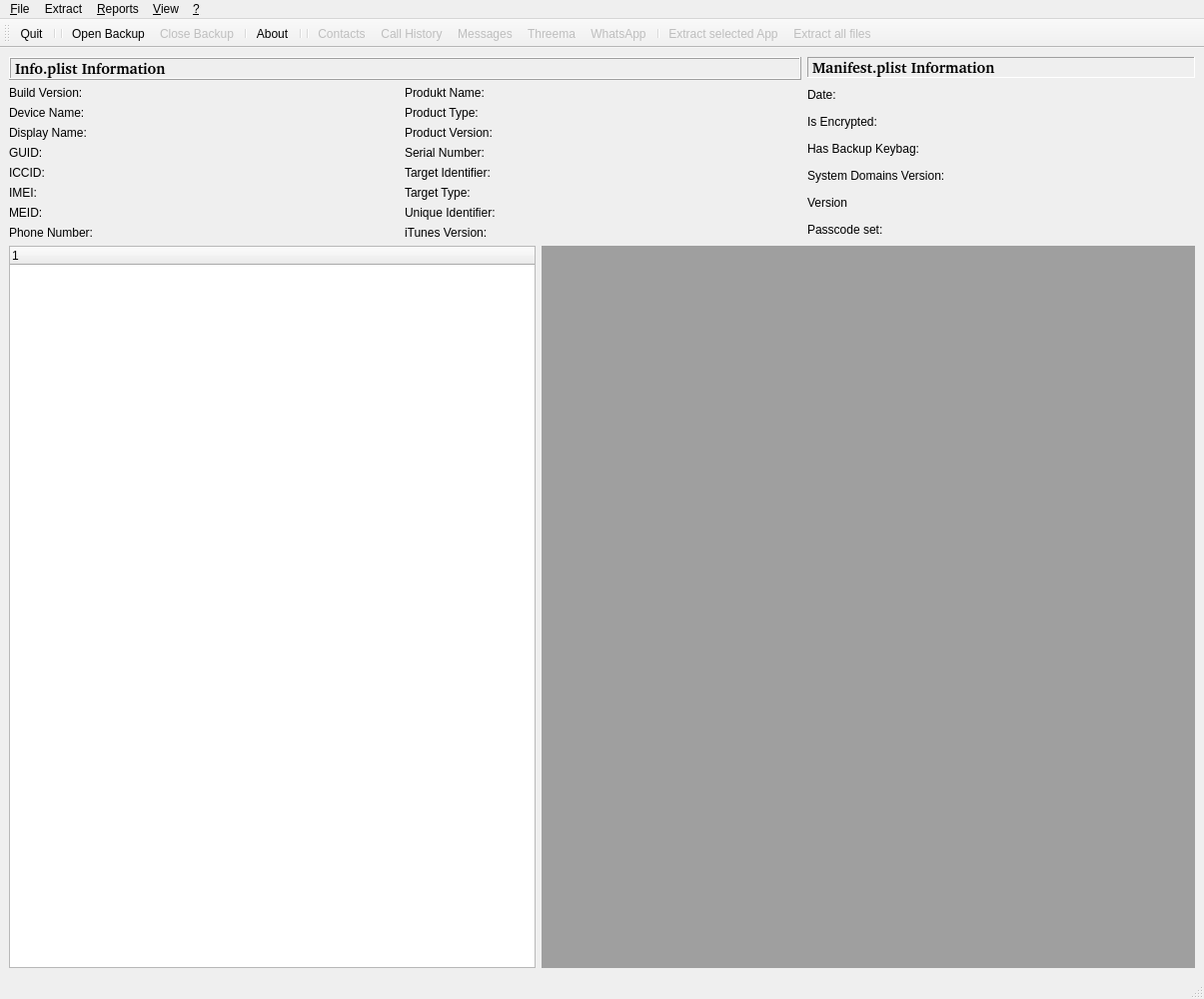
<?xml version="1.0" encoding="UTF-8"?>
<ui version="4.0">
 <class>MainWindow</class>
 <widget class="QMainWindow" name="MainWindow">
  <property name="geometry">
   <rect>
    <x>0</x>
    <y>0</y>
    <width>1205</width>
    <height>1000</height>
   </rect>
  </property>
  <property name="sizePolicy">
   <sizepolicy hsizetype="Maximum" vsizetype="Preferred">
    <horstretch>0</horstretch>
    <verstretch>0</verstretch>
   </sizepolicy>
  </property>
  <property name="minimumSize">
   <size>
    <width>1100</width>
    <height>1000</height>
   </size>
  </property>
  <property name="windowTitle">
   <string>iOS Backup Examiner</string>
  </property>
  <property name="windowIcon">
   <iconset resource="../iosbackupexaminer2.qrc">
    <normaloff>:/Images/data/img/apple.png</normaloff>:/Images/data/img/apple.png</iconset>
  </property>
  <widget class="QWidget" name="centralwidget">
   <property name="enabled">
    <bool>true</bool>
   </property>
   <property name="sizePolicy">
    <sizepolicy hsizetype="MinimumExpanding" vsizetype="MinimumExpanding">
     <horstretch>1</horstretch>
     <verstretch>0</verstretch>
    </sizepolicy>
   </property>
   <property name="sizeIncrement">
    <size>
     <width>0</width>
     <height>0</height>
    </size>
   </property>
   <layout class="QGridLayout" name="gridLayout">
    <item row="0" column="0" colspan="3">
     <layout class="QHBoxLayout" name="horizontalLayout_9">
      <item>
       <layout class="QGridLayout" name="gridLayoutInfoView">
        <property name="sizeConstraint">
         <enum>QLayout::SetNoConstraint</enum>
        </property>
        <item row="7" column="2">
         <widget class="QLabel" name="label_15">
          <property name="sizePolicy">
           <sizepolicy hsizetype="Fixed" vsizetype="Preferred">
            <horstretch>0</horstretch>
            <verstretch>0</verstretch>
           </sizepolicy>
          </property>
          <property name="text">
           <string>Unique Identifier:</string>
          </property>
         </widget>
        </item>
        <item row="6" column="1">
         <widget class="QLabel" name="lblIMEI">
          <property name="sizePolicy">
           <sizepolicy hsizetype="Fixed" vsizetype="Preferred">
            <horstretch>0</horstretch>
            <verstretch>0</verstretch>
           </sizepolicy>
          </property>
          <property name="minimumSize">
           <size>
            <width>300</width>
            <height>0</height>
           </size>
          </property>
          <property name="frameShape">
           <enum>QFrame::NoFrame</enum>
          </property>
          <property name="frameShadow">
           <enum>QFrame::Plain</enum>
          </property>
          <property name="text">
           <string/>
          </property>
         </widget>
        </item>
        <item row="4" column="2">
         <widget class="QLabel" name="label_13">
          <property name="sizePolicy">
           <sizepolicy hsizetype="Fixed" vsizetype="Preferred">
            <horstretch>0</horstretch>
            <verstretch>0</verstretch>
           </sizepolicy>
          </property>
          <property name="text">
           <string>Serial Number:</string>
          </property>
         </widget>
        </item>
        <item row="8" column="2">
         <widget class="QLabel" name="label_16">
          <property name="sizePolicy">
           <sizepolicy hsizetype="Fixed" vsizetype="Preferred">
            <horstretch>0</horstretch>
            <verstretch>0</verstretch>
           </sizepolicy>
          </property>
          <property name="text">
           <string>iTunes Version:</string>
          </property>
         </widget>
        </item>
        <item row="3" column="3">
         <widget class="QLabel" name="lblProductVersion">
          <property name="sizePolicy">
           <sizepolicy hsizetype="Fixed" vsizetype="Preferred">
            <horstretch>0</horstretch>
            <verstretch>0</verstretch>
           </sizepolicy>
          </property>
          <property name="minimumSize">
           <size>
            <width>300</width>
            <height>0</height>
           </size>
          </property>
          <property name="frameShape">
           <enum>QFrame::NoFrame</enum>
          </property>
          <property name="frameShadow">
           <enum>QFrame::Plain</enum>
          </property>
          <property name="text">
           <string/>
          </property>
         </widget>
        </item>
        <item row="2" column="3">
         <widget class="QLabel" name="lblProductType">
          <property name="sizePolicy">
           <sizepolicy hsizetype="Fixed" vsizetype="Preferred">
            <horstretch>0</horstretch>
            <verstretch>0</verstretch>
           </sizepolicy>
          </property>
          <property name="minimumSize">
           <size>
            <width>300</width>
            <height>0</height>
           </size>
          </property>
          <property name="frameShape">
           <enum>QFrame::NoFrame</enum>
          </property>
          <property name="frameShadow">
           <enum>QFrame::Plain</enum>
          </property>
          <property name="text">
           <string/>
          </property>
         </widget>
        </item>
        <item row="2" column="2">
         <widget class="QLabel" name="label_11">
          <property name="sizePolicy">
           <sizepolicy hsizetype="Fixed" vsizetype="Preferred">
            <horstretch>0</horstretch>
            <verstretch>0</verstretch>
           </sizepolicy>
          </property>
          <property name="text">
           <string>Product Type:</string>
          </property>
         </widget>
        </item>
        <item row="3" column="2">
         <widget class="QLabel" name="label_12">
          <property name="sizePolicy">
           <sizepolicy hsizetype="Fixed" vsizetype="Preferred">
            <horstretch>0</horstretch>
            <verstretch>0</verstretch>
           </sizepolicy>
          </property>
          <property name="text">
           <string>Product Version:</string>
          </property>
         </widget>
        </item>
        <item row="7" column="0">
         <widget class="QLabel" name="label_8">
          <property name="sizePolicy">
           <sizepolicy hsizetype="Maximum" vsizetype="Preferred">
            <horstretch>0</horstretch>
            <verstretch>0</verstretch>
           </sizepolicy>
          </property>
          <property name="text">
           <string>MEID:</string>
          </property>
         </widget>
        </item>
        <item row="1" column="2">
         <widget class="QLabel" name="label_10">
          <property name="sizePolicy">
           <sizepolicy hsizetype="Fixed" vsizetype="Preferred">
            <horstretch>0</horstretch>
            <verstretch>0</verstretch>
           </sizepolicy>
          </property>
          <property name="text">
           <string>Produkt Name:</string>
          </property>
         </widget>
        </item>
        <item row="3" column="1">
         <widget class="QLabel" name="lblDisplayName">
          <property name="sizePolicy">
           <sizepolicy hsizetype="Fixed" vsizetype="Preferred">
            <horstretch>0</horstretch>
            <verstretch>0</verstretch>
           </sizepolicy>
          </property>
          <property name="minimumSize">
           <size>
            <width>300</width>
            <height>0</height>
           </size>
          </property>
          <property name="frameShape">
           <enum>QFrame::NoFrame</enum>
          </property>
          <property name="frameShadow">
           <enum>QFrame::Plain</enum>
          </property>
          <property name="text">
           <string/>
          </property>
         </widget>
        </item>
        <item row="4" column="1">
         <widget class="QLabel" name="lblGUID">
          <property name="sizePolicy">
           <sizepolicy hsizetype="Fixed" vsizetype="Preferred">
            <horstretch>0</horstretch>
            <verstretch>0</verstretch>
           </sizepolicy>
          </property>
          <property name="minimumSize">
           <size>
            <width>300</width>
            <height>0</height>
           </size>
          </property>
          <property name="frameShape">
           <enum>QFrame::NoFrame</enum>
          </property>
          <property name="frameShadow">
           <enum>QFrame::Plain</enum>
          </property>
          <property name="text">
           <string/>
          </property>
         </widget>
        </item>
        <item row="5" column="0">
         <widget class="QLabel" name="label_6">
          <property name="sizePolicy">
           <sizepolicy hsizetype="Maximum" vsizetype="Preferred">
            <horstretch>0</horstretch>
            <verstretch>0</verstretch>
           </sizepolicy>
          </property>
          <property name="text">
           <string>ICCID:</string>
          </property>
         </widget>
        </item>
        <item row="4" column="0">
         <widget class="QLabel" name="label_5">
          <property name="sizePolicy">
           <sizepolicy hsizetype="Maximum" vsizetype="Preferred">
            <horstretch>0</horstretch>
            <verstretch>0</verstretch>
           </sizepolicy>
          </property>
          <property name="text">
           <string>GUID:</string>
          </property>
         </widget>
        </item>
        <item row="7" column="3">
         <widget class="QLabel" name="lblUniqueIdentifier">
          <property name="sizePolicy">
           <sizepolicy hsizetype="Fixed" vsizetype="Preferred">
            <horstretch>0</horstretch>
            <verstretch>0</verstretch>
           </sizepolicy>
          </property>
          <property name="minimumSize">
           <size>
            <width>300</width>
            <height>0</height>
           </size>
          </property>
          <property name="frameShape">
           <enum>QFrame::NoFrame</enum>
          </property>
          <property name="frameShadow">
           <enum>QFrame::Plain</enum>
          </property>
          <property name="text">
           <string/>
          </property>
         </widget>
        </item>
        <item row="6" column="0">
         <widget class="QLabel" name="label_7">
          <property name="sizePolicy">
           <sizepolicy hsizetype="Maximum" vsizetype="Preferred">
            <horstretch>0</horstretch>
            <verstretch>0</verstretch>
           </sizepolicy>
          </property>
          <property name="text">
           <string>IMEI:</string>
          </property>
         </widget>
        </item>
        <item row="4" column="3">
         <widget class="QLabel" name="lblSerialNumber">
          <property name="sizePolicy">
           <sizepolicy hsizetype="Fixed" vsizetype="Preferred">
            <horstretch>0</horstretch>
            <verstretch>0</verstretch>
           </sizepolicy>
          </property>
          <property name="minimumSize">
           <size>
            <width>300</width>
            <height>0</height>
           </size>
          </property>
          <property name="frameShape">
           <enum>QFrame::NoFrame</enum>
          </property>
          <property name="frameShadow">
           <enum>QFrame::Plain</enum>
          </property>
          <property name="text">
           <string/>
          </property>
         </widget>
        </item>
        <item row="6" column="2">
         <widget class="QLabel" name="label_14">
          <property name="sizePolicy">
           <sizepolicy hsizetype="Fixed" vsizetype="Preferred">
            <horstretch>0</horstretch>
            <verstretch>0</verstretch>
           </sizepolicy>
          </property>
          <property name="text">
           <string>Target Type:</string>
          </property>
         </widget>
        </item>
        <item row="1" column="1">
         <widget class="QLabel" name="lblBuildVersion">
          <property name="sizePolicy">
           <sizepolicy hsizetype="Fixed" vsizetype="Preferred">
            <horstretch>0</horstretch>
            <verstretch>0</verstretch>
           </sizepolicy>
          </property>
          <property name="minimumSize">
           <size>
            <width>300</width>
            <height>0</height>
           </size>
          </property>
          <property name="frameShape">
           <enum>QFrame::NoFrame</enum>
          </property>
          <property name="frameShadow">
           <enum>QFrame::Plain</enum>
          </property>
          <property name="text">
           <string/>
          </property>
         </widget>
        </item>
        <item row="0" column="0" colspan="4">
         <widget class="QLabel" name="label_17">
          <property name="sizePolicy">
           <sizepolicy hsizetype="Preferred" vsizetype="Preferred">
            <horstretch>0</horstretch>
            <verstretch>0</verstretch>
           </sizepolicy>
          </property>
          <property name="font">
           <font>
            <family>Noto Sans [unknown]</family>
            <pointsize>11</pointsize>
            <weight>75</weight>
            <bold>true</bold>
           </font>
          </property>
          <property name="frameShape">
           <enum>QFrame::Box</enum>
          </property>
          <property name="frameShadow">
           <enum>QFrame::Raised</enum>
          </property>
          <property name="text">
           <string>Info.plist Information</string>
          </property>
         </widget>
        </item>
        <item row="5" column="3">
         <widget class="QLabel" name="lblTargetIdentifier">
          <property name="sizePolicy">
           <sizepolicy hsizetype="Fixed" vsizetype="Preferred">
            <horstretch>0</horstretch>
            <verstretch>0</verstretch>
           </sizepolicy>
          </property>
          <property name="minimumSize">
           <size>
            <width>300</width>
            <height>0</height>
           </size>
          </property>
          <property name="frameShape">
           <enum>QFrame::NoFrame</enum>
          </property>
          <property name="frameShadow">
           <enum>QFrame::Plain</enum>
          </property>
          <property name="text">
           <string/>
          </property>
         </widget>
        </item>
        <item row="1" column="3">
         <widget class="QLabel" name="lblProductName">
          <property name="sizePolicy">
           <sizepolicy hsizetype="Fixed" vsizetype="Preferred">
            <horstretch>0</horstretch>
            <verstretch>0</verstretch>
           </sizepolicy>
          </property>
          <property name="minimumSize">
           <size>
            <width>300</width>
            <height>0</height>
           </size>
          </property>
          <property name="frameShape">
           <enum>QFrame::NoFrame</enum>
          </property>
          <property name="frameShadow">
           <enum>QFrame::Plain</enum>
          </property>
          <property name="text">
           <string/>
          </property>
         </widget>
        </item>
        <item row="7" column="1">
         <widget class="QLabel" name="lblMEID">
          <property name="sizePolicy">
           <sizepolicy hsizetype="Fixed" vsizetype="Preferred">
            <horstretch>0</horstretch>
            <verstretch>0</verstretch>
           </sizepolicy>
          </property>
          <property name="minimumSize">
           <size>
            <width>300</width>
            <height>0</height>
           </size>
          </property>
          <property name="frameShape">
           <enum>QFrame::NoFrame</enum>
          </property>
          <property name="frameShadow">
           <enum>QFrame::Plain</enum>
          </property>
          <property name="text">
           <string/>
          </property>
         </widget>
        </item>
        <item row="8" column="3">
         <widget class="QLabel" name="lbliTunesVersion">
          <property name="sizePolicy">
           <sizepolicy hsizetype="Fixed" vsizetype="Fixed">
            <horstretch>0</horstretch>
            <verstretch>0</verstretch>
           </sizepolicy>
          </property>
          <property name="minimumSize">
           <size>
            <width>300</width>
            <height>0</height>
           </size>
          </property>
          <property name="frameShape">
           <enum>QFrame::NoFrame</enum>
          </property>
          <property name="frameShadow">
           <enum>QFrame::Plain</enum>
          </property>
          <property name="text">
           <string/>
          </property>
         </widget>
        </item>
        <item row="3" column="0">
         <widget class="QLabel" name="label_2">
          <property name="sizePolicy">
           <sizepolicy hsizetype="Fixed" vsizetype="Preferred">
            <horstretch>0</horstretch>
            <verstretch>0</verstretch>
           </sizepolicy>
          </property>
          <property name="text">
           <string>Display Name:</string>
          </property>
         </widget>
        </item>
        <item row="2" column="0">
         <widget class="QLabel" name="label_3">
          <property name="sizePolicy">
           <sizepolicy hsizetype="Fixed" vsizetype="Preferred">
            <horstretch>0</horstretch>
            <verstretch>0</verstretch>
           </sizepolicy>
          </property>
          <property name="text">
           <string>Device Name:</string>
          </property>
         </widget>
        </item>
        <item row="2" column="1">
         <widget class="QLabel" name="lblDeviceName">
          <property name="sizePolicy">
           <sizepolicy hsizetype="Fixed" vsizetype="Preferred">
            <horstretch>0</horstretch>
            <verstretch>0</verstretch>
           </sizepolicy>
          </property>
          <property name="minimumSize">
           <size>
            <width>300</width>
            <height>0</height>
           </size>
          </property>
          <property name="frameShape">
           <enum>QFrame::NoFrame</enum>
          </property>
          <property name="frameShadow">
           <enum>QFrame::Plain</enum>
          </property>
          <property name="text">
           <string/>
          </property>
         </widget>
        </item>
        <item row="8" column="1">
         <widget class="QLabel" name="lblPhoneNumber">
          <property name="sizePolicy">
           <sizepolicy hsizetype="Fixed" vsizetype="Preferred">
            <horstretch>0</horstretch>
            <verstretch>0</verstretch>
           </sizepolicy>
          </property>
          <property name="minimumSize">
           <size>
            <width>300</width>
            <height>0</height>
           </size>
          </property>
          <property name="frameShape">
           <enum>QFrame::NoFrame</enum>
          </property>
          <property name="frameShadow">
           <enum>QFrame::Plain</enum>
          </property>
          <property name="text">
           <string/>
          </property>
         </widget>
        </item>
        <item row="6" column="3">
         <widget class="QLabel" name="lblTargetType">
          <property name="sizePolicy">
           <sizepolicy hsizetype="Fixed" vsizetype="Preferred">
            <horstretch>0</horstretch>
            <verstretch>0</verstretch>
           </sizepolicy>
          </property>
          <property name="minimumSize">
           <size>
            <width>300</width>
            <height>0</height>
           </size>
          </property>
          <property name="frameShape">
           <enum>QFrame::NoFrame</enum>
          </property>
          <property name="frameShadow">
           <enum>QFrame::Plain</enum>
          </property>
          <property name="text">
           <string/>
          </property>
         </widget>
        </item>
        <item row="5" column="1">
         <widget class="QLabel" name="lblICCID">
          <property name="sizePolicy">
           <sizepolicy hsizetype="Fixed" vsizetype="Preferred">
            <horstretch>0</horstretch>
            <verstretch>0</verstretch>
           </sizepolicy>
          </property>
          <property name="minimumSize">
           <size>
            <width>300</width>
            <height>0</height>
           </size>
          </property>
          <property name="frameShape">
           <enum>QFrame::NoFrame</enum>
          </property>
          <property name="frameShadow">
           <enum>QFrame::Plain</enum>
          </property>
          <property name="text">
           <string/>
          </property>
         </widget>
        </item>
        <item row="5" column="2">
         <widget class="QLabel" name="label">
          <property name="sizePolicy">
           <sizepolicy hsizetype="Fixed" vsizetype="Preferred">
            <horstretch>0</horstretch>
            <verstretch>0</verstretch>
           </sizepolicy>
          </property>
          <property name="text">
           <string>Target Identifier:</string>
          </property>
         </widget>
        </item>
        <item row="1" column="0">
         <widget class="QLabel" name="label_4">
          <property name="sizePolicy">
           <sizepolicy hsizetype="Preferred" vsizetype="Preferred">
            <horstretch>0</horstretch>
            <verstretch>0</verstretch>
           </sizepolicy>
          </property>
          <property name="text">
           <string>Build Version:</string>
          </property>
         </widget>
        </item>
        <item row="8" column="0">
         <widget class="QLabel" name="label_9">
          <property name="sizePolicy">
           <sizepolicy hsizetype="Fixed" vsizetype="Preferred">
            <horstretch>0</horstretch>
            <verstretch>0</verstretch>
           </sizepolicy>
          </property>
          <property name="text">
           <string>Phone Number:</string>
          </property>
         </widget>
        </item>
       </layout>
      </item>
     </layout>
    </item>
    <item row="0" column="3" colspan="2">
     <layout class="QHBoxLayout" name="horizontalLayout_8">
      <item>
       <layout class="QGridLayout" name="gridLayoutManifestView">
        <item row="5" column="1">
         <widget class="QLabel" name="lblVersion">
          <property name="frameShape">
           <enum>QFrame::NoFrame</enum>
          </property>
          <property name="text">
           <string/>
          </property>
         </widget>
        </item>
        <item row="3" column="1">
         <widget class="QLabel" name="lblHasBackupKeybag">
          <property name="frameShape">
           <enum>QFrame::NoFrame</enum>
          </property>
          <property name="text">
           <string/>
          </property>
         </widget>
        </item>
        <item row="6" column="1">
         <widget class="QLabel" name="lblWasPasscodeSet">
          <property name="frameShape">
           <enum>QFrame::NoFrame</enum>
          </property>
          <property name="text">
           <string/>
          </property>
         </widget>
        </item>
        <item row="3" column="0">
         <widget class="QLabel" name="label_20">
          <property name="sizePolicy">
           <sizepolicy hsizetype="Maximum" vsizetype="Preferred">
            <horstretch>0</horstretch>
            <verstretch>0</verstretch>
           </sizepolicy>
          </property>
          <property name="text">
           <string>Has Backup Keybag:</string>
          </property>
         </widget>
        </item>
        <item row="6" column="0">
         <widget class="QLabel" name="label_23">
          <property name="sizePolicy">
           <sizepolicy hsizetype="Maximum" vsizetype="Preferred">
            <horstretch>0</horstretch>
            <verstretch>0</verstretch>
           </sizepolicy>
          </property>
          <property name="text">
           <string>Passcode set:</string>
          </property>
         </widget>
        </item>
        <item row="1" column="0">
         <widget class="QLabel" name="label_18">
          <property name="sizePolicy">
           <sizepolicy hsizetype="Maximum" vsizetype="Preferred">
            <horstretch>0</horstretch>
            <verstretch>0</verstretch>
           </sizepolicy>
          </property>
          <property name="text">
           <string>Date:</string>
          </property>
         </widget>
        </item>
        <item row="4" column="0">
         <widget class="QLabel" name="label_21">
          <property name="sizePolicy">
           <sizepolicy hsizetype="Maximum" vsizetype="Preferred">
            <horstretch>0</horstretch>
            <verstretch>0</verstretch>
           </sizepolicy>
          </property>
          <property name="text">
           <string>System Domains Version:</string>
          </property>
         </widget>
        </item>
        <item row="4" column="1">
         <widget class="QLabel" name="lblSystemDomainsVersion">
          <property name="frameShape">
           <enum>QFrame::NoFrame</enum>
          </property>
          <property name="text">
           <string/>
          </property>
         </widget>
        </item>
        <item row="1" column="1">
         <widget class="QLabel" name="lblDate">
          <property name="frameShape">
           <enum>QFrame::NoFrame</enum>
          </property>
          <property name="text">
           <string/>
          </property>
         </widget>
        </item>
        <item row="2" column="1">
         <widget class="QLabel" name="lblIsEncrypted">
          <property name="frameShape">
           <enum>QFrame::NoFrame</enum>
          </property>
          <property name="text">
           <string/>
          </property>
         </widget>
        </item>
        <item row="5" column="0">
         <widget class="QLabel" name="label_22">
          <property name="sizePolicy">
           <sizepolicy hsizetype="Maximum" vsizetype="Preferred">
            <horstretch>0</horstretch>
            <verstretch>0</verstretch>
           </sizepolicy>
          </property>
          <property name="text">
           <string>Version</string>
          </property>
         </widget>
        </item>
        <item row="2" column="0">
         <widget class="QLabel" name="label_19">
          <property name="sizePolicy">
           <sizepolicy hsizetype="Maximum" vsizetype="Preferred">
            <horstretch>0</horstretch>
            <verstretch>0</verstretch>
           </sizepolicy>
          </property>
          <property name="text">
           <string>Is Encrypted:</string>
          </property>
         </widget>
        </item>
        <item row="0" column="0" colspan="2">
         <widget class="QLabel" name="label_24">
          <property name="font">
           <font>
            <family>Noto Sans [unknown]</family>
            <pointsize>11</pointsize>
            <weight>75</weight>
            <bold>true</bold>
           </font>
          </property>
          <property name="frameShape">
           <enum>QFrame::Panel</enum>
          </property>
          <property name="frameShadow">
           <enum>QFrame::Sunken</enum>
          </property>
          <property name="text">
           <string>Manifest.plist Information</string>
          </property>
         </widget>
        </item>
       </layout>
      </item>
     </layout>
    </item>
    <item row="2" column="2" colspan="3">
     <widget class="QMdiArea" name="mdiArea">
      <property name="sizePolicy">
       <sizepolicy hsizetype="Minimum" vsizetype="Expanding">
        <horstretch>1</horstretch>
        <verstretch>0</verstretch>
       </sizepolicy>
      </property>
      <property name="minimumSize">
       <size>
        <width>0</width>
        <height>0</height>
       </size>
      </property>
      <property name="verticalScrollBarPolicy">
       <enum>Qt::ScrollBarAsNeeded</enum>
      </property>
      <property name="viewMode">
       <enum>QMdiArea::SubWindowView</enum>
      </property>
     </widget>
    </item>
    <item row="2" column="0" colspan="2">
     <widget class="QTreeWidget" name="treeViewDomains">
      <property name="sizePolicy">
       <sizepolicy hsizetype="Expanding" vsizetype="Expanding">
        <horstretch>0</horstretch>
        <verstretch>0</verstretch>
       </sizepolicy>
      </property>
      <column>
       <property name="text">
        <string notr="true">1</string>
       </property>
      </column>
     </widget>
    </item>
   </layout>
  </widget>
  <widget class="QStatusBar" name="statusbar"/>
  <widget class="QMenuBar" name="menuBar">
   <property name="geometry">
    <rect>
     <x>0</x>
     <y>0</y>
     <width>1205</width>
     <height>27</height>
    </rect>
   </property>
   <widget class="QMenu" name="menuFile">
    <property name="title">
     <string>&amp;File</string>
    </property>
    <widget class="QMenu" name="menuReopen">
     <property name="title">
      <string>Reopen...</string>
     </property>
     <addaction name="separatorMRUList"/>
    </widget>
    <addaction name="action_Preferences"/>
    <addaction name="separator"/>
    <addaction name="menuReopen"/>
    <addaction name="separator"/>
    <addaction name="action_OpenBackup"/>
    <addaction name="action_CloseBackup"/>
    <addaction name="separator"/>
    <addaction name="action_Quit"/>
    <addaction name="separator"/>
   </widget>
   <widget class="QMenu" name="menu_Reports">
    <property name="title">
     <string>&amp;Reports</string>
    </property>
   </widget>
   <widget class="QMenu" name="menu_View">
    <property name="cursor">
     <cursorShape>WhatsThisCursor</cursorShape>
    </property>
    <property name="layoutDirection">
     <enum>Qt::RightToLeft</enum>
    </property>
    <property name="title">
     <string>&amp;View</string>
    </property>
    <property name="separatorsCollapsible">
     <bool>false</bool>
    </property>
   </widget>
   <widget class="QMenu" name="menu">
    <property name="title">
     <string>&amp;?</string>
    </property>
    <addaction name="action_About"/>
   </widget>
   <widget class="QMenu" name="menuExtract">
    <property name="title">
     <string>Extract</string>
    </property>
    <addaction name="action_ExtractApp"/>
    <addaction name="action_ExtractAll"/>
   </widget>
   <addaction name="menuFile"/>
   <addaction name="menuExtract"/>
   <addaction name="menu_Reports"/>
   <addaction name="menu_View"/>
   <addaction name="menu"/>
  </widget>
  <widget class="QToolBar" name="toolBar">
   <property name="windowTitle">
    <string>toolBar</string>
   </property>
   <attribute name="toolBarArea">
    <enum>TopToolBarArea</enum>
   </attribute>
   <attribute name="toolBarBreak">
    <bool>false</bool>
   </attribute>
   <addaction name="action_Quit"/>
   <addaction name="separator"/>
   <addaction name="separator"/>
   <addaction name="action_OpenBackup"/>
   <addaction name="action_CloseBackup"/>
   <addaction name="separator"/>
   <addaction name="action_About"/>
   <addaction name="separator"/>
   <addaction name="separator"/>
   <addaction name="action_Contacts"/>
   <addaction name="action_CallHistory"/>
   <addaction name="action_Messages"/>
   <addaction name="action_Threema"/>
   <addaction name="action_WhatsApp"/>
   <addaction name="separator"/>
   <addaction name="action_ExtractApp"/>
   <addaction name="action_ExtractAll"/>
  </widget>
  <action name="action_OpenBackup">
   <property name="icon">
    <iconset resource="../iosbackupexaminer2.qrc">
     <normaloff>:/Images/data/img/open.png</normaloff>:/Images/data/img/open.png</iconset>
   </property>
   <property name="text">
    <string>&amp;Open Backup</string>
   </property>
   <property name="shortcut">
    <string>Ctrl+O</string>
   </property>
  </action>
  <action name="action_CloseBackup">
   <property name="enabled">
    <bool>false</bool>
   </property>
   <property name="icon">
    <iconset resource="../iosbackupexaminer2.qrc">
     <normaloff>:/Images/data/img/close.png</normaloff>:/Images/data/img/close.png</iconset>
   </property>
   <property name="text">
    <string>&amp;Close Backup</string>
   </property>
   <property name="shortcut">
    <string>Ctrl+W</string>
   </property>
  </action>
  <action name="action_Quit">
   <property name="icon">
    <iconset resource="../iosbackupexaminer2.qrc">
     <normaloff>:/Images/data/img/exit.png</normaloff>:/Images/data/img/exit.png</iconset>
   </property>
   <property name="text">
    <string>&amp;Quit</string>
   </property>
   <property name="shortcut">
    <string>Ctrl+Q</string>
   </property>
  </action>
  <action name="action_About">
   <property name="icon">
    <iconset resource="../iosbackupexaminer2.qrc">
     <normaloff>:/Images/data/img/about.png</normaloff>:/Images/data/img/about.png</iconset>
   </property>
   <property name="text">
    <string>&amp;About</string>
   </property>
   <property name="shortcut">
    <string>Ctrl+A</string>
   </property>
  </action>
  <action name="action_Preferences">
   <property name="text">
    <string>&amp;Preferences</string>
   </property>
   <property name="shortcut">
    <string>Ctrl+P</string>
   </property>
  </action>
  <action name="action_ExtractApp">
   <property name="enabled">
    <bool>false</bool>
   </property>
   <property name="icon">
    <iconset resource="../iosbackupexaminer2.qrc">
     <normaloff>:/Images/data/img/unzip_app.png</normaloff>:/Images/data/img/unzip_app.png</iconset>
   </property>
   <property name="text">
    <string>Extract selected App</string>
   </property>
  </action>
  <action name="action_ExtractAll">
   <property name="enabled">
    <bool>false</bool>
   </property>
   <property name="icon">
    <iconset resource="../iosbackupexaminer2.qrc">
     <normaloff>:/Images/data/img/unzip_all.png</normaloff>:/Images/data/img/unzip_all.png</iconset>
   </property>
   <property name="text">
    <string>Extract all files</string>
   </property>
  </action>
  <action name="action_Contacts">
   <property name="enabled">
    <bool>false</bool>
   </property>
   <property name="icon">
    <iconset resource="../iosbackupexaminer2.qrc">
     <normaloff>:/Images/data/img/contacts.png</normaloff>:/Images/data/img/contacts.png</iconset>
   </property>
   <property name="text">
    <string>Contacts</string>
   </property>
  </action>
  <action name="action_CallHistory">
   <property name="enabled">
    <bool>false</bool>
   </property>
   <property name="icon">
    <iconset resource="../iosbackupexaminer2.qrc">
     <normaloff>:/Images/data/img/callhistory.png</normaloff>:/Images/data/img/callhistory.png</iconset>
   </property>
   <property name="text">
    <string>Call History</string>
   </property>
  </action>
  <action name="action_Messages">
   <property name="enabled">
    <bool>false</bool>
   </property>
   <property name="icon">
    <iconset resource="../iosbackupexaminer2.qrc">
     <normaloff>:/Images/data/img/message.png</normaloff>:/Images/data/img/message.png</iconset>
   </property>
   <property name="text">
    <string>Messages</string>
   </property>
   <property name="toolTip">
    <string>Messages</string>
   </property>
  </action>
  <action name="action_Threema">
   <property name="enabled">
    <bool>false</bool>
   </property>
   <property name="icon">
    <iconset resource="../iosbackupexaminer2.qrc">
     <normaloff>:/Images/data/img/threema.jpg</normaloff>:/Images/data/img/threema.jpg</iconset>
   </property>
   <property name="text">
    <string>Threema</string>
   </property>
   <property name="toolTip">
    <string>Threema</string>
   </property>
  </action>
  <action name="action_WhatsApp">
   <property name="enabled">
    <bool>false</bool>
   </property>
   <property name="icon">
    <iconset resource="../iosbackupexaminer2.qrc">
     <normaloff>:/Images/data/img/whatsapp.png</normaloff>:/Images/data/img/whatsapp.png</iconset>
   </property>
   <property name="text">
    <string>WhatsApp</string>
   </property>
   <property name="toolTip">
    <string>WhatsApp</string>
   </property>
  </action>
  <action name="separatorMRUList">
   <property name="text">
    <string>separatorMRUList</string>
   </property>
  </action>
 </widget>
 <resources>
  <include location="../iosbackupexaminer2.qrc"/>
 </resources>
 <connections>
  <connection>
   <sender>action_Quit</sender>
   <signal>activated()</signal>
   <receiver>MainWindow</receiver>
   <slot>close()</slot>
   <hints>
    <hint type="sourcelabel">
     <x>-1</x>
     <y>-1</y>
    </hint>
    <hint type="destinationlabel">
     <x>680</x>
     <y>749</y>
    </hint>
   </hints>
  </connection>
  <connection>
   <sender>action_About</sender>
   <signal>activated()</signal>
   <receiver>MainWindow</receiver>
   <slot>displayAbout()</slot>
   <hints>
    <hint type="sourcelabel">
     <x>-1</x>
     <y>-1</y>
    </hint>
    <hint type="destinationlabel">
     <x>680</x>
     <y>749</y>
    </hint>
   </hints>
  </connection>
  <connection>
   <sender>action_Contacts</sender>
   <signal>activated()</signal>
   <receiver>MainWindow</receiver>
   <slot>showContacts()</slot>
   <hints>
    <hint type="sourcelabel">
     <x>-1</x>
     <y>-1</y>
    </hint>
    <hint type="destinationlabel">
     <x>252</x>
     <y>92</y>
    </hint>
   </hints>
  </connection>
  <connection>
   <sender>action_CallHistory</sender>
   <signal>activated()</signal>
   <receiver>MainWindow</receiver>
   <slot>showCallHistory()</slot>
   <hints>
    <hint type="sourcelabel">
     <x>-1</x>
     <y>-1</y>
    </hint>
    <hint type="destinationlabel">
     <x>265</x>
     <y>71</y>
    </hint>
   </hints>
  </connection>
  <connection>
   <sender>action_Messages</sender>
   <signal>activated()</signal>
   <receiver>MainWindow</receiver>
   <slot>showMessages()</slot>
   <hints>
    <hint type="sourcelabel">
     <x>-1</x>
     <y>-1</y>
    </hint>
    <hint type="destinationlabel">
     <x>667</x>
     <y>499</y>
    </hint>
   </hints>
  </connection>
  <connection>
   <sender>action_Threema</sender>
   <signal>activated()</signal>
   <receiver>MainWindow</receiver>
   <slot>showThreema()</slot>
   <hints>
    <hint type="sourcelabel">
     <x>-1</x>
     <y>-1</y>
    </hint>
    <hint type="destinationlabel">
     <x>667</x>
     <y>499</y>
    </hint>
   </hints>
  </connection>
  <connection>
   <sender>action_WhatsApp</sender>
   <signal>activated()</signal>
   <receiver>MainWindow</receiver>
   <slot>showWhatsapp()</slot>
   <hints>
    <hint type="sourcelabel">
     <x>-1</x>
     <y>-1</y>
    </hint>
    <hint type="destinationlabel">
     <x>667</x>
     <y>499</y>
    </hint>
   </hints>
  </connection>
  <connection>
   <sender>action_ExtractApp</sender>
   <signal>activated()</signal>
   <receiver>MainWindow</receiver>
   <slot>extractApp()</slot>
   <hints>
    <hint type="sourcelabel">
     <x>-1</x>
     <y>-1</y>
    </hint>
    <hint type="destinationlabel">
     <x>228</x>
     <y>82</y>
    </hint>
   </hints>
  </connection>
  <connection>
   <sender>action_ExtractAll</sender>
   <signal>activated()</signal>
   <receiver>MainWindow</receiver>
   <slot>extractAll()</slot>
   <hints>
    <hint type="sourcelabel">
     <x>-1</x>
     <y>-1</y>
    </hint>
    <hint type="destinationlabel">
     <x>667</x>
     <y>499</y>
    </hint>
   </hints>
  </connection>
 </connections>
 <slots>
  <slot>displayAbout()</slot>
  <slot>showContacts()</slot>
  <slot>showCallHistory()</slot>
  <slot>showWhatsapp()</slot>
  <slot>showThreema()</slot>
  <slot>showMessages()</slot>
  <slot>extractApp()</slot>
  <slot>extractAll()</slot>
 </slots>
</ui>
